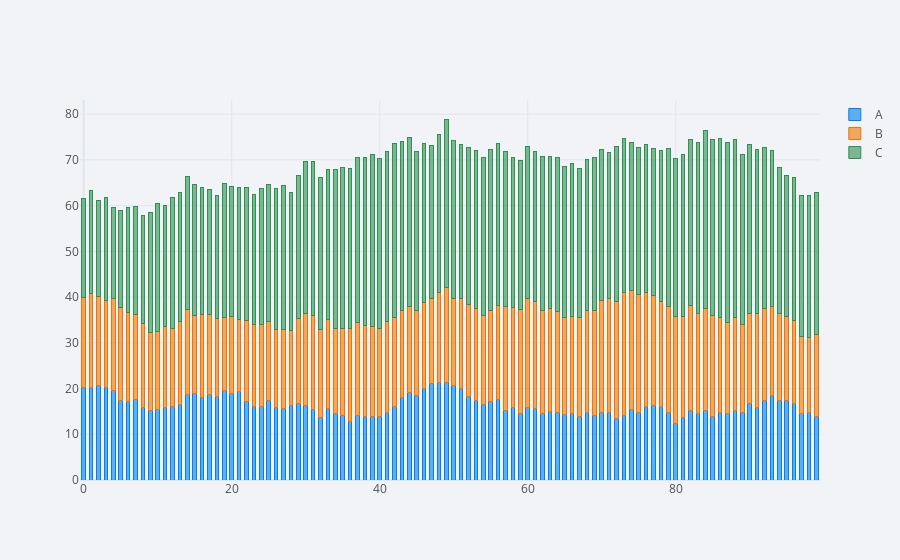

Source (notebook cell):
### Code cell
df.iplot(kind = 'bar', barmode='stack', bargap=0.5)
